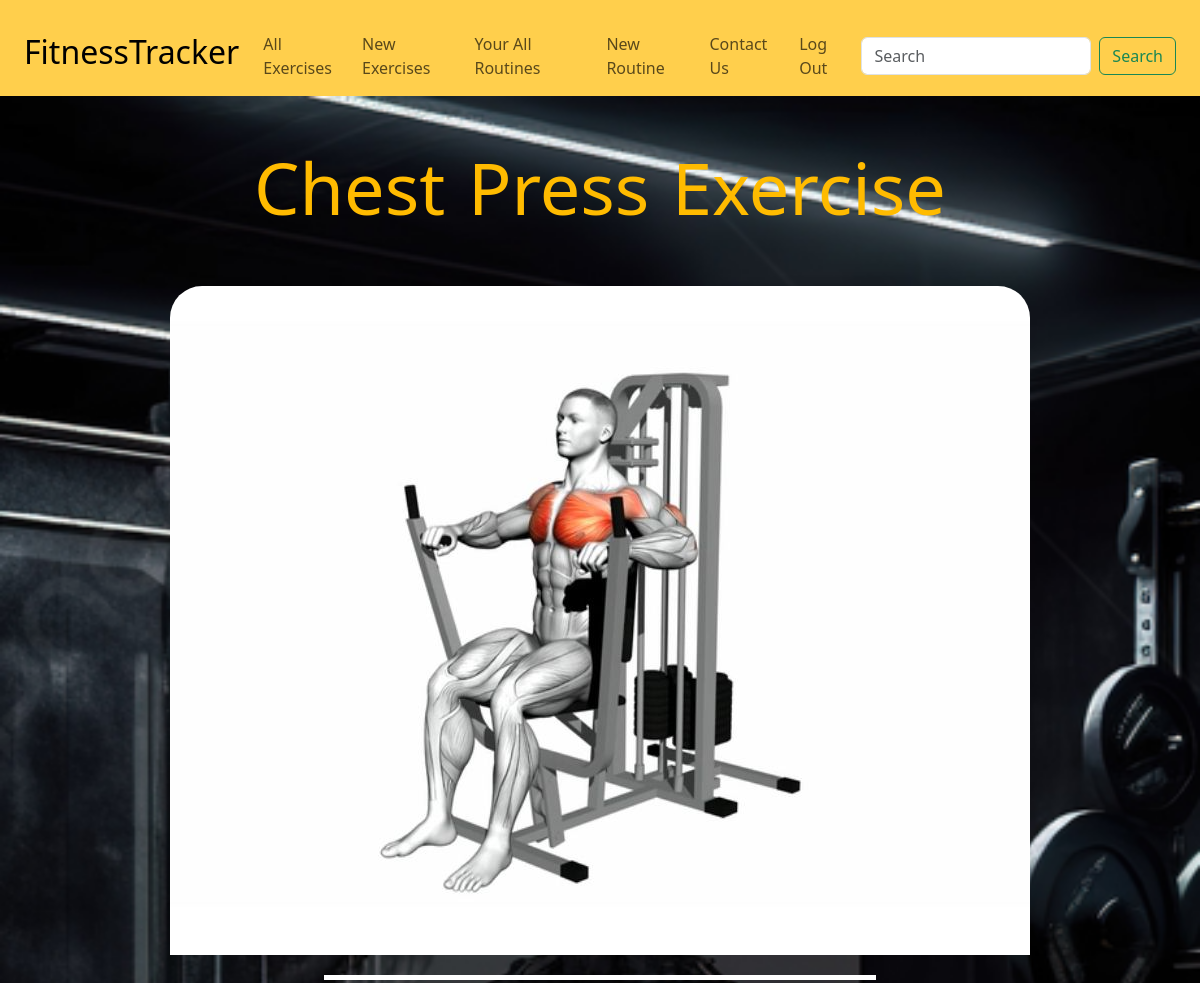
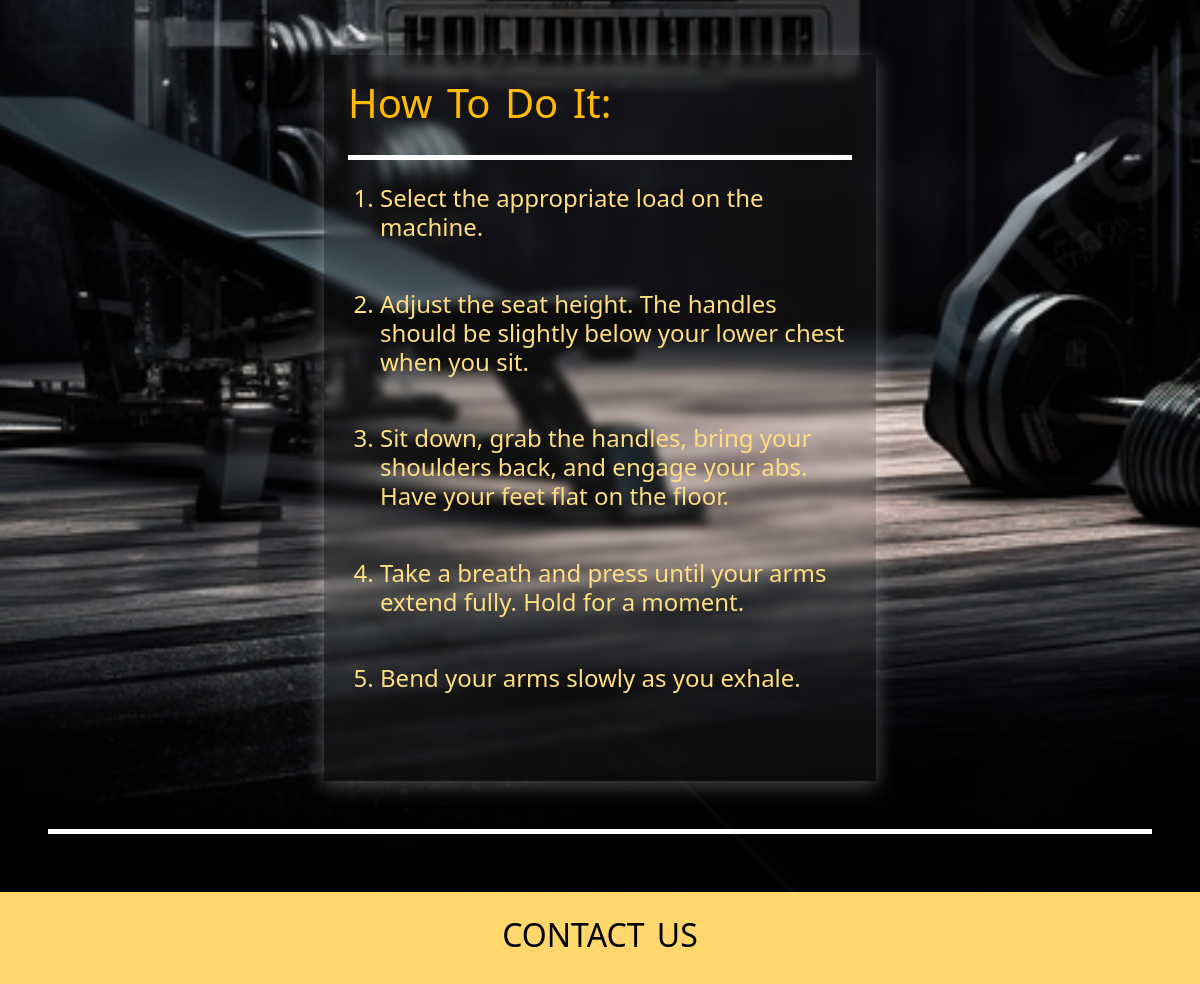
The app's page /exercises/details/1/ (signed in) with its own data (2 pictures, top to bottom).
### exercises/models.py (models this page shows, shortened)
class Exercise(models.Model):
    class WorkoutCategory(models.TextChoices):
        HOME_WORKOUT = 'home', 'Home Workout'
        CLUB_WORKOUT = 'club', 'Club Workout'
        BOTH_WORKOUTS = 'both', 'Home and Club Workouts'
    class EquipmentCategory(models.TextChoices):
        NO_EQUIPMENT = 'none', 'No Machine'
        MACHINE = 'machine', 'Machine'
    class ExerciseCategory(models.TextChoices):
        STRENGTH = 'strength', 'Strength'
        CARDIO = 'cardio', 'Cardio'
        FLEXIBILITY = 'flexibility', 'Flexibility'
    name = models.CharField(max_length=256)
    description = models.TextField(blank=True)
    image = models.ImageField(upload_to="media/images/exercises/")
    video_link = models.URLField(blank=True)
    video = models.FileField(upload_to="media/videos/", blank=True)
    workout_category = models.CharField(
        max_length=30,
        choices=WorkoutCategory.choices
    )
    equipment_category = models.CharField(
        max_length=30,
        choices=EquipmentCategory.choices
    )
    exercise_category = models.CharField(
        max_length=30,
        choices=ExerciseCategory.choices
    )

class Step(models.Model):
    exercise = models.ForeignKey(Exercise, on_delete=models.CASCADE)
    instruction = models.TextField()

### exercises/views.py (the view)
# urls.py: path("details/<exercise_id>/", views.exercise_detail_view, name="exercise_detail_view"),
def exercise_detail_view(request:HttpRequest, exercise_id:int):
    exercise = Exercise.objects.get(pk=exercise_id)
    return render(request, "exercises/exercise_detail.html", {'exercise': exercise})

### exercises/templates/exercises/exercise_detail.html (shortened to what this page needs)
{% extends 'main/base.html' %}
{% block content %}
{% load static %}
<div class="d-flex flex-column justify-content-center align-items-center">
    <div class="d-flex flex-column align-items-center">
        <h1>
             {{exercise.name}} Exercise
         </h1>
    </div>
    {% if request.user.is_authenticated %}
        <div class="col-12 col-lg-6 d-flex flex-column align-items-center mt-5">
            <img src="{{exercise.image.url}}" class="rounded-top-5 overflow-hidden" style=" object-fit: cover;"/>
            <div class="line"></div>
        </div>
        <div class="mt-5 d-flex flex-column justify-content-start align-items-start col-12 col-lg-6 routine_card exercise_card p-4">
            <h2>How To Do It:</h2>
            <div class="line mb-4"></div>
            <ol>
                {% for step in exercise.step_set.all %}
                    <h4 class="mb-5">
                        <li>
                            {{step.instruction}}
                        </li>
                    </h4>
                {% endfor %}
            </ol>
        </div>
    {% endif %}
</div>
<div class="line mt-5"></div>
{% endblock %}

### main/static/css/style.css (style rules this page uses)
body { background-color: #ffce47cb; }
h1 { font-size: 4.5rem; color: #ffbb00; }
h1, h2 { word-spacing: 4px; }
.routine_card { background-color: rgba(102, 102, 102, 0.3); backdrop-filter: blur(6px); box-shadow: 0 4px 20px rgba(255, 255, 255, 0.3); transition: transform 0.3s ease, box-shadow 0.3s ease-in-out, border 0.3s ease-in-out, backdrop-filter 0.3s ease-in-out, background-color 0.3 ease-in-out; }
.line { width: 100%; height: 5px; background-color: #ffffff; margin: 20px 0; margin-bottom: 10px; }
.routine_card h2 { font-size: 2.5rem; color: #ffbb00; transition: transform 0.3s ease-in-out; }
.routine_card { color: #ffde82; }
.exercise_card { background-color: rgba(83, 83, 83, 0.143); backdrop-filter: blur(4px); transition: border 0.3s ease-in-out, backdrop-filter 0.3s ease-in-out, background-color 0.3 ease-in-out; }

### records on screen
Exercise: name "Chest Press", image (picture)
Step: instruction "Select the appropriate load on the machine."
Step: instruction "Adjust the seat height. The handles should be slightly below your lower chest when you sit."
Step: instruction "Sit down, grab the handles, bring your shoulders back, and engage your abs. Have your feet flat on the floor."
Step: instruction "Take a breath and press until your arms extend fully. Hold for a moment."
Step: instruction "Bend your arms slowly as you exhale."
